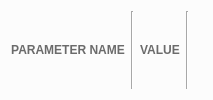
           <widget class="QFrame" name="frame">
            <property name="minimumSize">
             <size>
              <width>0</width>
              <height>30</height>
             </size>
            </property>
            <property name="font">
             <font>
              <weight>75</weight>
              <bold>true</bold>
             </font>
            </property>
            <property name="styleSheet">
             <string notr="true">background-color: rgb(252, 252, 252);</string>
            </property>
            <property name="frameShape">
             <enum>QFrame::NoFrame</enum>
            </property>
            <property name="frameShadow">
             <enum>QFrame::Raised</enum>
            </property>
            <layout class="QHBoxLayout" name="horizontalLayout_2">
             <item>
              <widget class="QLabel" name="label_3">
               <property name="font">
                <font>
                 <weight>75</weight>
                 <bold>true</bold>
                </font>
               </property>
               <property name="styleSheet">
                <string notr="true">color: rgb(107, 107, 107);</string>
               </property>
               <property name="text">
                <string>PARAMETER NAME</string>
               </property>
               <property name="alignment">
                <set>Qt::AlignCenter</set>
               </property>
              </widget>
             </item>
             <item>
              <widget class="Line" name="line_2">
               <property name="orientation">
                <enum>Qt::Vertical</enum>
               </property>
              </widget>
             </item>
             <item>
              <widget class="QLabel" name="label_4">
               <property name="maximumSize">
                <size>
                 <width>150</width>
                 <height>16777215</height>
                </size>
               </property>
               <property name="font">
                <font>
                 <weight>75</weight>
                 <bold>true</bold>
                </font>
               </property>
               <property name="styleSheet">
                <string notr="true">color: rgb(107, 107, 107);</string>
               </property>
               <property name="text">
                <string>VALUE</string>
               </property>
               <property name="alignment">
                <set>Qt::AlignCenter</set>
               </property>
              </widget>
             </item>
             <item>
              <widget class="Line" name="line">
               <property name="orientation">
                <enum>Qt::Vertical</enum>
               </property>
              </widget>
             </item>
             <item>
              <widget class="QLabel" name="label_2">
               <property name="maximumSize">
                <size>
                 <width>150</width>
                 <height>16777215</height>
                </size>
               </property>
               <property name="text">
                <string/>
               </property>
              </widget>
             </item>
            </layout>
           </widget>
